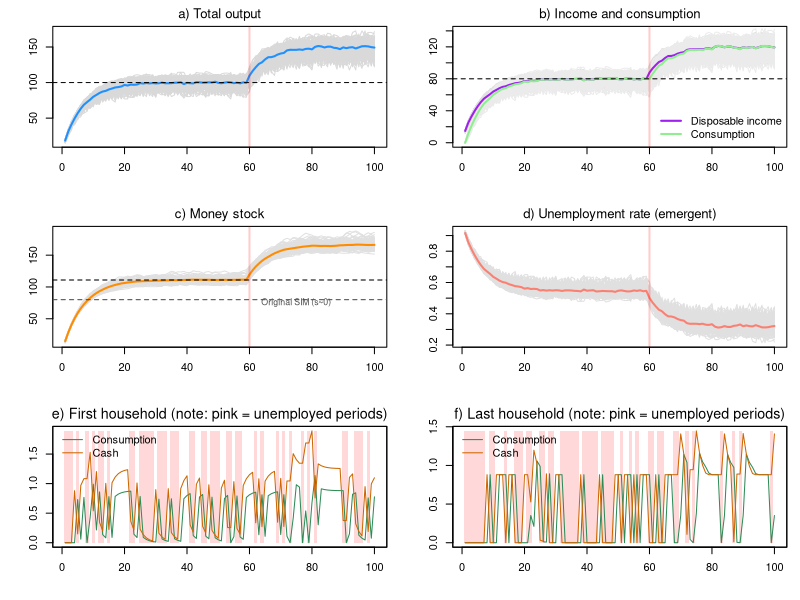

Write R code to recreate this figure.
# *************************************************************************
#  Model SIM + agent-based microfoundation (ABM-SIM)
#  Source: Godley & Lavoie ch.3 (SIM), extended with a "job-lottery"
#  Author: Marco Veronese Passarella
#  Last change: 04/07/2026
# *************************************************************************
#  Description: A tiny "agent-based" version of the textbook SIM model:
#  several households, each with its own state money (cash) and its own
#  spending choice, added up to get the economy-wide totals
# *************************************************************************
#  Conventions: upper-case = MACRO total; lower-case = MICRO (one household)
# *************************************************************************
#  Story:
#    - each household decides how much it wants to spend (its OWN alpha1);
#    - the economy needs 1/pr workers for each unit people want to buy;
#    - a random job lottery fills those jobs (some stay unfilled = friction);
#    - whoever works makes pr goods and is paid a wage w = pr;
#    - goods are sold first-come-first-served until they run out;
#    - taxes are paid.
#  One single random shuffle of households per period decides BOTH who gets a
#  job AND who reaches the shop first.
# *************************************************************************
#  Note on heterogeneity: each household now has its own fixed propensity to
#  consume out of income (alpha1 is a vector, drawn once). Because households
#  differ, aggregate demand depends on which of them earn income, so the random
#  order matters for the macro totals too. The effect is smaller than that of
#  the job-lottery noise.
# *************************************************************************

# Clear environment
rm(list = ls(all = TRUE))

# Set model parameters ####
nPeriods     <- 100        # Periods
nHouseholds  <- 200        # Number of households (if > output -> unemployment)
alpha1m      <- 0.6        # Mean propensity to consume out of income
alpha1d      <- 0.4        # Spread 
alpha2       <- 0.4        # Propensity to consume out of wealth (common to all)
theta        <- 0.2        # Average tax rate on income
pr           <- 1.1        # Product per worker (labour productivity)
w            <- pr         # Wage per worker = productivity (=> zero profit)
G            <- rep(20, nPeriods)   # Government spending

# Define randomness
MC           <- 100        # MC simulations
s            <- 0.2        # Size of the hiring randomness
set.seed(123)              # Set random seed

# Heterogeneous, time-invariant propensity to consume out of income ####
alpha1 <- runif(nHouseholds, alpha1m - alpha1d, alpha1m + alpha1d)

# Define macro variables (results) to be stored ####
store = list(Y   = matrix(0, nPeriods, MC),   # Output each period, each MC run
             C   = matrix(0, nPeriods, MC),   # Consumption
             YD  = matrix(0, nPeriods, MC),   # Disposable income
             H_d = matrix(0, nPeriods, MC),   # Total household money
             UR  = matrix(0, nPeriods, MC))   # Unemployment rate

# Store micro values
cHist = matrix(0, nPeriods, nHouseholds)   # Consumption of each household, each period
eHist = matrix(0, nPeriods, nHouseholds)   # Proxy: 1 if employed this period, else 0
hHist = matrix(0, nPeriods, nHouseholds)   # Money held

# Record the worst gap between H_d and H_s
sfcGap = 0

# Shock to government spending in period 60 (from 20$ to 30$) ####
G[60:nPeriods] <- 30

# Start the MC loop
for (mc in 1:MC) {
  
  # Set randomness seed
  set.seed(mc)
  
  # Define and initialize the stocks outside the time loop
  h_d = rep(0, nHouseholds) # Micro: money each household holds (now)
  H_s = 0                   # Macro: total money supply
  
  # Recall values from previous period
  yd  = rep(0, nHouseholds) # Micro: disposable income
  
  # Start time loop
  for (i in 1:nPeriods) {
    
    ## TICK 1: households decide how much to spend ####
    
    # Micro: consumption planned by each household (each uses its own alpha1)
    cd = pmin(alpha1 * yd + alpha2 * h_d, h_d)
    
    # Macro: total demand for goods
    AD = sum(cd) + G[i]
    
    # Macro: labour needed (note: one good requires 1/pr workers)
    N_d = AD / pr
    
    ## TICK 2: households/workers are hired based on a job lottery ####
    
    # Macro: job lottery (min of random number, labour needed and existing labour force)
    N = min(floor(N_d * runif(1, 1 - s, 1 + s)), floor(N_d), nHouseholds)
    
    ## TICK 3: households are re-shuffled ####
    
    # Define random order of households for both jobs and goods (queue)
    order = sample(nHouseholds)
    
    ## TICK 4: goods are served based on first-come-first-served mechanism ####
    
    # Actual government spending (note: it is served first; N workers make N*pr goods)
    YG = min(G[i], N * pr)
    
    # Goods left for households
    YC = N * pr - YG
    
    # Micro: planned consumption of individual households, put in queue order
    cdq = cd[order]
    
    # Micro: cumulative consumption goods that the households ahead have already claimed
    cda = cumsum(cdq) - cdq
    
    # Micro: actual consumption in queue order (served)
    cds = pmin(cdq, pmax(0, YC - cda))
    
    # Micro: actual consumption associated with the related household.
    c = rep(0, nHouseholds); c[order] = cds
    
    ## TICK 5: wages are earned and then taxes are paid ####
    
    # Micro: initial income of everyone
    y = rep(0, nHouseholds)
    
    # Micro: if hired then income = wage received (w = pr, so no profit)
    if (N >= 1) y[order[1:N]] = w
    
    # Micro: taxes are paid
    tax = theta * y
    
    # Micro: money stock increases thanks to wages and reduces because of
    # consumption and taxes
    h_d = h_d + y - c - tax
    
    # Micro: in next period, disposable income is net of taxes paid "today"
    yd  = y - tax
    
    # Store micro values of selected variables (for MC = 1)
    if (mc == 1) {
      cHist[i, ] = c
      eHist[i, ] = as.numeric(y > 0)
      hHist[i, ] = h_d
    }
    
    ## TICK 6: write down totals, store values and check consistency ####
    
    # Economy-wide totals
    Y   = sum(y)                                      # Macro: output / income
    C   = sum(c)                                      # Macro: consumption
    YD  = sum(yd)                                     # Macro: disposable income
    H_d   = sum(h_d)                                  # Macro: household money
    TAX = sum(tax)                                    # Macro: total taxes
    H_s = H_s + (YG - TAX)                            # Macro: money supply
    
    # Store results
    store$Y[i, mc]  = Y
    store$C[i, mc]  = C
    store$YD[i, mc] = YD
    store$H_d[i, mc]  = H_d
    store$UR[i, mc] = (nHouseholds - N) / nHouseholds # Unemployment rate
    
    # SFC check
    sfcGap = max(sfcGap, abs(H_d - H_s))
  }
}
# Display the results ####

# Calculate average values of variables
meanY  = rowMeans(store$Y);  meanC = rowMeans(store$C)
meanYD = rowMeans(store$YD); meanH_d = rowMeans(store$H_d)

# Take the last periods before the shock (to define steady-state values)
period= 29:59

# Show details
cat(" MC runs:", MC, "( s =", s, ", pr =", pr, ", alpha1 in [", alpha1m - alpha1d, ",", alpha1m + alpha1d, "] )")
cat("\n Max |H_d - H_s| =", sfcGap)
cat("\n Y  =", round(mean(meanY[period]), 2))
cat("\n C  =", round(mean(meanC[period]), 2))
cat("\n H  =", round(mean(meanH_d[period]), 2))

# Plot the results ####
op = par(mfrow = c(3, 2), mar = c(4, 4, 2, 1))   # Note: "op" saves the old settings

# Define colour
myred = adjustcolor("red", alpha.f = 0.2)

# Chart 1: Total output
matplot(store$Y, type = "l", lty = 1, col = "grey85",
        font.main=1, main = "a) Total output", xlab = "", ylab = "")
lines(meanY, lwd = 2, col = "dodgerblue"); abline(h = G[1] / theta, lty = 2)
abline(v = 60, lty = 1, lwd = 2, col = myred )

# Chart 2: Disposable income and consumption
matplot(store$YD, type = "l", lty = 1, col = "grey88", ylim = range(0, 140),
        font.main=1, main = "b) Income and consumption", xlab = "", ylab = "")
matlines(store$C, lty = 1, col = "grey92")            # add the consumption runs
lines(meanYD, lwd = 2, col = "purple"); lines(meanC, lwd = 2, col = "lightgreen")
abline(h = (1 - theta) * G[1] / theta, lty = 2)
abline(v = 60, lty = 1, lwd = 2, col = myred )
legend("bottomright", c("Disposable income", "Consumption"), col = c("purple", "lightgreen"),
       lwd = 2, bty = "n")                            # bty = "n": no box

# Chart 3: Total money stock  (dashed grey = homogeneous-SIM benchmark at mean alpha1)
matplot(store$H_d, type = "l", lty = 1, col = "grey88",
        font.main=1, main = "c) Money stock", xlab = "", ylab = "")
lines(meanH_d, lwd = 2, col = "darkorange")
abline(h = (1 - theta) * G[1] / theta * (1 - alpha1m) / alpha2, lty = 2, col="grey30")
abline(h = mean(meanH_d[period]), lty = 2)
abline(v = 60, lty = 1, lwd = 2, col = myred )
text(75,75,cex=0.8,"Original SIM (s~0)", col="grey30")

# Chart 4: Unemployment rate
matplot(store$UR, type = "l", lty = 1, col = "grey88",
        font.main=1, main = "d) Unemployment rate (emergent)", xlab = "", ylab = "")
lines(rowMeans(store$UR), lwd = 2, col = "salmon")
abline(v = 60, lty = 1, lwd = 2, col = myred )

# Chart 5: Consumption and employment condition of first household
yr = range(0, cHist[, 1], hHist[, 1])
plot(NA, xlim = c(1, nPeriods), ylim = yr,
     main = "e) First household (note: pink = unemployed periods)",
     xlab = "", ylab = "", font.main = 1, cex.main = 1.3)
un = which(eHist[, 1] == 0)
rect(un - 0.5, yr[1], un + 0.5, yr[2], col = "#ffd9d9", border = NA)
lines(cHist[, 1], col = "seagreen",   lwd = 1)              # consumption
lines(hHist[, 1], col = "darkorange3", lwd = 1)
legend("topleft", c("Consumption", "Cash"),
       col = c("seagreen", "darkorange3"), lwd = c(1, 1), lty = c(1, 1), bty = "n")
box()

# Chart 6: Consumption and employment condition of last household
yr = range(0, cHist[, nHouseholds], hHist[, nHouseholds])
plot(NA, xlim = c(1, nPeriods), ylim = yr,
     main = "f) Last household (note: pink = unemployed periods)",
     xlab = "", ylab = "", font.main = 1, cex.main = 1.3)
un = which(eHist[, nHouseholds] == 0)
rect(un - 0.5, yr[1], un + 0.5, yr[2], col = "#ffd9d9", border = NA)
lines(cHist[, nHouseholds], col = "seagreen",   lwd = 1)              # consumption
lines(hHist[, nHouseholds], col = "darkorange3", lwd = 1, lty = 1)  # cash
legend("topleft", c("Consumption", "Cash"),
       col = c("seagreen", "darkorange3"), lwd = c(1, 1), lty = c(1, 1), bty = "n")
box()

# Restore the original plotting settings
par(op)
